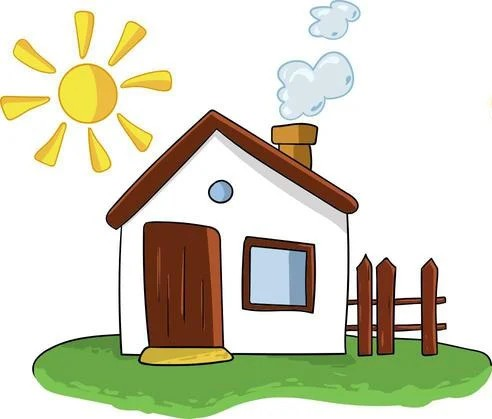
#> input picture houseleft.jpg, 492 x 419 px, found by its file name
$ jupyter execute '20 Contours.ipynb'
#> lines starting #> are read from the running program, lines starting #| are printed output that depends on the picture; after the words box and inside, x2 and y2 are one past the last pixel; in counts of white or black regions, pixels touching at a corner belong together
[cell 1]
import matplotlib.pyplot as plt
import numpy as np
import cv2

[cell 2]
img = cv2.imread('images/houseleft.jpg')
#> img is the input picture: shape (419, 492, 3); mean B, G, R 193.1, 213.5, 213.3
gray = cv2.cvtColor(img, cv2.COLOR_BGR2GRAY)
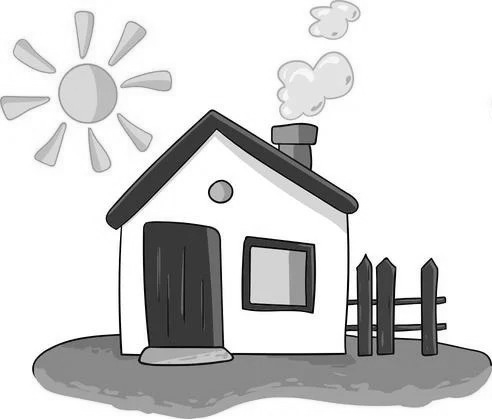
#> gray: shape (419, 492); min 0, max 255, mean 211.1

# Create a binary image pixels above 127 are set 255 (white),
# and others to 0 (black)
thresh = cv2.threshold(gray, 127, 255, cv2.THRESH_BINARY)[1]
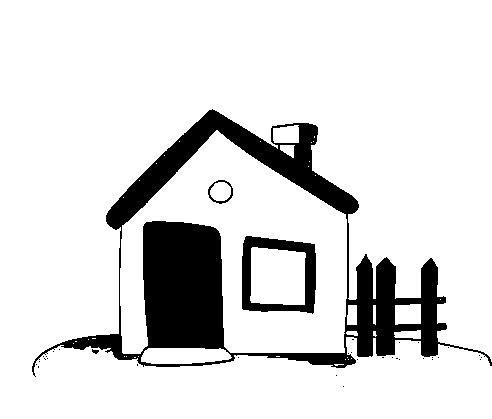
#> thresh: shape (419, 492); 86.5% white; 35 black regions (31 under 20 px)

# cv2.findContours finds contours in the binary image.
# cv2.RETR_TREE retrives all contours and creates a hierarcy tree.
# cv2.CHAIN_APPROX_SIMPLE approximates contours to save memory.
contours, hierarchy = cv2.findContours(thresh, cv2.RETR_TREE, cv2.CHAIN_APPROX_SIMPLE)
#> contours = 81 contours, 66 with area under 20; largest, box (x1, y1, x2, y2) and area: (0, 0, 492, 419) 146491, (120, 130, 347, 354) 29120, (241, 235, 317, 315) 5368, (250, 247, 306, 305) 2856, (141, 348, 232, 364) 1162

# -1 draws all contours.
# (0,255, 0) is the color (green)
# 2 is the thicknses of the lines.
cv2.drawContours(gray, contours, -1, (0,255,0), 2)
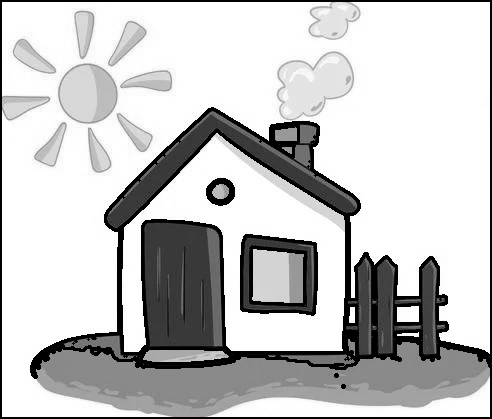
#> gray: shape (419, 492); 8.29% of pixels changed, all inside (x1, y1, x2, y2) = (0, 0, 492, 419)
# Draw all contours in green

# Display results
cv2.imshow('Original Image', gray)
cv2.imshow('Threshold Image', thresh)
cv2.waitKey(0)
cv2.destroyAllWindows()

[cell 3]
plt.figure(figsize=(16,9))
plt.subplot(121) # We can also use like this without commas
plt.title('Original image')
plt.imshow(gray)

plt.subplot(122)
plt.title(' Edges Detected')
plt.imshow(thresh, cmap = 'gray' )
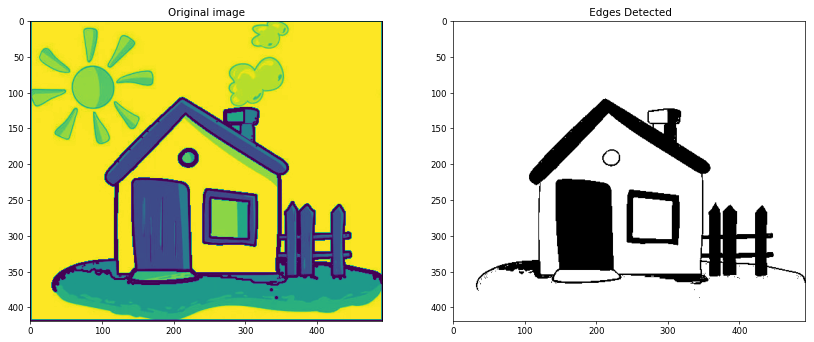
#> figure drawn by matplotlib, 2 panels
